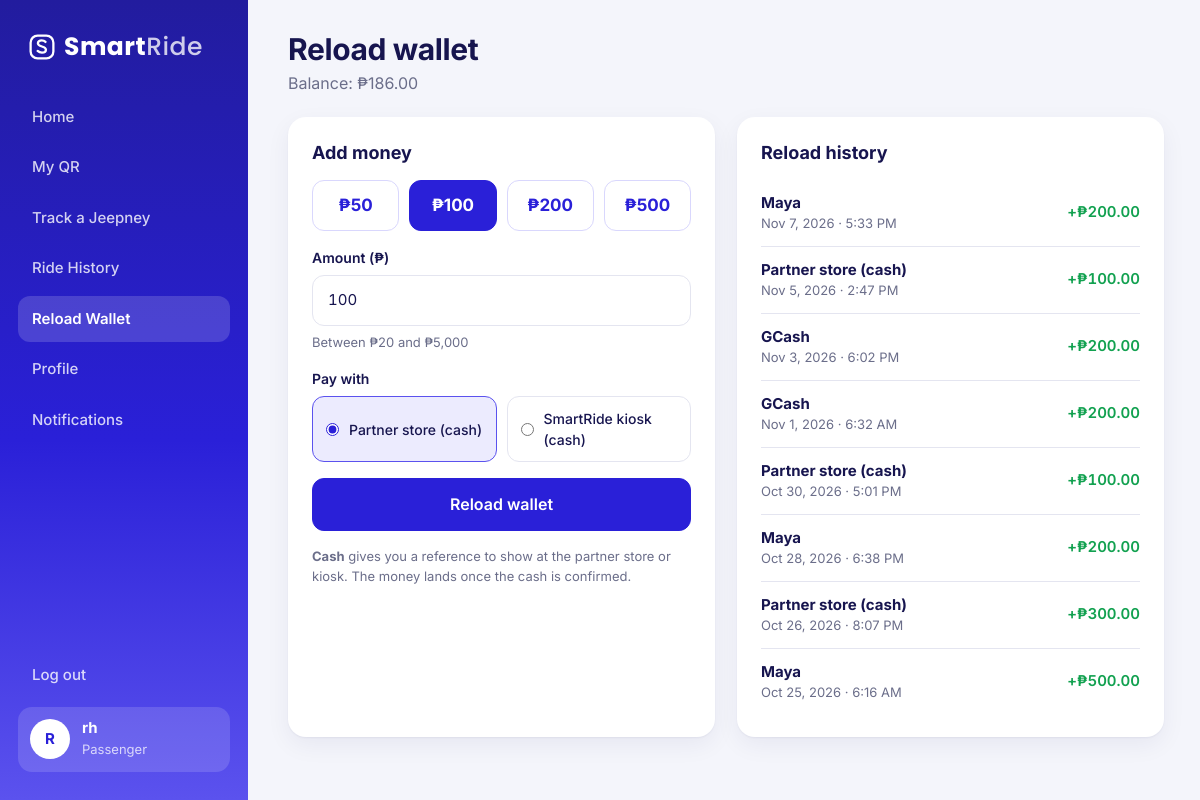
The page /controllers/passenger_reload.php (signed in) on the database its author committed.
### tables this page shows
CREATE TABLE reloads (
  reload_id    INT UNSIGNED NOT NULL AUTO_INCREMENT,
  wallet_id    INT UNSIGNED NOT NULL,
  amount       DECIMAL(10,2) NOT NULL,
  method       ENUM('gcash','maya','store','kiosk','qrph') NOT NULL,
  reloaded_at  DATETIME NOT NULL,
  PRIMARY KEY (reload_id),
  KEY idx_reloads_wallet (wallet_id, reloaded_at),
  CONSTRAINT fk_reloads_wallet FOREIGN KEY (wallet_id) REFERENCES wallets (wallet_id)
);

### controllers/passenger_reload.php (called while the page is built, shortened)
<?php
require_once '../config/db_connect.php';
require_once '../includes/functions.php';
require_once '../models/wallet_model.php';
$user_id = (int) $_SESSION['user_id'];
$wallet = get_my_wallet($conn, $user_id);
$history = get_reloads($conn, $wallet['wallet_id'], 50);
include '../views/passenger/reload.php';

### config/config.php (called while the page is built, shortened)
<?php
function reload_methods()
{
    $methods = [];
    $methods['store'] = 'Partner store (cash)';
    $methods['kiosk'] = 'SmartRide kiosk (cash)';
    return $methods;
}
function reload_method_label($method)
{
    $labels = reload_methods();
    $labels['maya'] = 'Maya';
    $labels['gcash'] = 'GCash';
    return $labels[$method] ?? $method;
}

### models/wallet_model.php (called while the page is built, shortened)
<?php
function get_wallet_by_user($conn, $user_id)
{
    $stmt = $conn->prepare("SELECT * FROM wallets WHERE user_id = ?");
    $stmt->bind_param("i", $user_id);
    $stmt->execute();
    return $stmt->get_result()->fetch_assoc();
}
function get_my_wallet($conn, $user_id)
{
    $wallet = get_wallet_by_user($conn, $user_id);
    return $wallet;
}
function get_reloads($conn, $wallet_id, $limit = 50)
{
    $stmt = $conn->prepare("SELECT * FROM reloads WHERE wallet_id = ? ORDER BY reloaded_at DESC LIMIT ?");
    $stmt->bind_param("ii", $wallet_id, $limit);
    $stmt->execute();
    return $stmt->get_result()->fetch_all(MYSQLI_ASSOC);
}

### views/passenger/reload.php (the view, shortened to what this page needs)
<?php include '../views/partials/dashboard_top.php'; ?>
<div class="row cols-2">
    <div class="card">
        <h3>Add money</h3>
        <form method="post" action="passenger_reload.php" class="form-stack" id="reloadForm">
            <div class="amounts" role="radiogroup" aria-label="Amount">
                <?php foreach ([50, 100, 200, 500] as $amount): ?>
                    <label><input type="radio" name="preset" value="<?= $amount ?>" <?= $amount === 100 ? 'checked' : '' ?>><span>₱<?= $amount ?></span></label>
                <?php endforeach; ?>
            </div>
            <div class="field"><label for="amount">Amount (₱)</label>
                <input class="input num" id="amount" name="amount" type="number" inputmode="decimal" min="<?= RELOAD_MIN ?>" max="<?= RELOAD_MAX ?>" step="1" value="100" required>
                <span class="hint">Between <?= peso(RELOAD_MIN, 0) ?> and <?= peso(RELOAD_MAX, 0) ?></span></div>
            <div class="field"><label>Pay with</label>
                <div class="methods">
                    <?php $first = true; foreach (reload_methods() as $key => $label): ?>
                        <label><input type="radio" name="method" value="<?= e($key) ?>" <?= $first ? 'checked' : '' ?>><?= e($label) ?></label>
                    <?php $first = false; ?>
                    <?php endforeach; ?>
                </div></div>
            <button class="btn lg block" type="submit">Reload wallet</button>
            <p class="hint"><b>Cash</b> gives you a reference to show at the partner store or kiosk. The money lands once the cash is confirmed.</p>
        </form>
    </div>
    <div class="card">
        <h3>Reload history</h3>
        <?php foreach ($history as $h): ?>
            <div class="list-row">
                <div class="who"><b><?= e(reload_method_label($h['method'])) ?></b><span><?= e(fmt_date($h['reloaded_at'], 'M j, Y · g:i A')) ?></span></div>
                <span class="amt-plus num">+<?= peso($h['amount']) ?></span>
            </div>
        <?php endforeach; ?>
    </div>
</div>
<?php include '../views/partials/dashboard_bottom.php'; ?>

### assets/css/app.css (style rules this page uses)
:root { --brand: #2A20D8; --brand-deep: #221C9E; --brand-soft: #5B52EE; --ink: #17154F; --navy: #1E1B6E; --muted: #6B6E8A; --bg: #F4F5FB; --surface: #FFFFFF; --lav: #ECEBFE; --lav-2: #D9D7FD; --line: #E4E5F0; --green: #12A150; --green-bg: #E3F6EB; --red: #E0343F; --red-bg: #FDE7E8; --amber: #C77A00; --amber-bg: #FFF1D9; --gray: #9A9CB4; --gray-bg: #EEEFF5; --shadow: 0 1px 2px rgba(23, 21, 79, .05), 0 8px 24px rgba(23, 21, 79, .06); --radius: 18px; --grad: linear-gradient(180deg, #221C9E 0%, #2A20D8 55%, #5B52EE 100%); --font: "Inter", system-ui, -apple-system, "Segoe UI", Roboto, sans-serif; --font-logo: "Poppins", "Inter", system-ui, sans-serif; }
* { box-sizing: border-box; margin: 0; padding: 0; }
html { -webkit-text-size-adjust: 100%; }
body { font-family: var(--font); color: var(--ink); background: var(--bg); font-size: 15px; line-height: 1.5; }
button, input, select { font: inherit; color: inherit; }
.num { font-variant-numeric: tabular-nums; }
.btn { display: inline-flex; align-items: center; justify-content: center; gap: 8px; border: 1.5px solid var(--brand); background: var(--brand); color: #fff; border-radius: 12px; padding: 12px 20px; font-weight: 600; font-size: 15px; cursor: pointer; line-height: 1.2; white-space: nowrap; }
.btn.lg { padding: 16px 26px; font-size: 16px; }
.btn.block { width: 100%; }
.field { display: flex; flex-direction: column; gap: 7px; }
.field label { font-size: 14px; font-weight: 600; }
.input, select.input { width: 100%; background: var(--surface); border: 1.5px solid var(--line); border-radius: 12px; padding: 13px 15px; font-size: 15px; }
.hint { font-size: 13px; color: var(--muted); }
.form-stack { display: flex; flex-direction: column; gap: 16px; }
.card { background: var(--surface); border-radius: var(--radius); padding: 22px 24px; box-shadow: var(--shadow); min-width: 0; }
.card h3 { font-size: 18px; margin-bottom: 14px; }
.row { display: grid; gap: 22px; }
.cols-2 { grid-template-columns: repeat(2, minmax(0, 1fr)); }
.amt-plus { color: var(--green); font-weight: 600; }
.list-row { display: flex; justify-content: space-between; align-items: center; gap: 12px; padding: 12px 0; border-bottom: 1px solid var(--line); }
.list-row:last-child { border-bottom: none; }
.list-row .who { display: flex; flex-direction: column; min-width: 0; }
.list-row .who b { font-size: 15px; }
.list-row .who span { font-size: 13px; color: var(--muted); }
.amounts { display: grid; grid-template-columns: repeat(4, minmax(0, 1fr)); gap: 10px; }
.amounts label { position: relative; }
.amounts span { display: block; text-align: center; border: 1.5px solid var(--lav-2); border-radius: 12px; padding: 12px 0; font-weight: 700; color: var(--brand); font-size: 17px; background: var(--surface); }
.amounts input:checked + span { background: var(--brand); border-color: var(--brand); color: #fff; }
.methods { display: grid; grid-template-columns: repeat(2, minmax(0, 1fr)); gap: 10px; }
.methods label { display: flex; align-items: center; gap: 10px; border: 1.5px solid var(--line); border-radius: 12px; padding: 11px 13px; cursor: pointer; font-weight: 500; }
.methods input { accent-color: var(--brand); }
.methods label:has(input:checked) { border-color: var(--brand-soft); background: var(--lav); }

### rows shown on the page
reloads: method "Maya", reloaded_at "Nov 7, 2026 · 5:33 PM", amount "₱200.00"
reloads: method "Partner store (cash)", reloaded_at "Nov 5, 2026 · 2:47 PM", amount "₱100.00"
reloads: method "GCash", reloaded_at "Nov 3, 2026 · 6:02 PM", amount "₱200.00"
reloads: method "GCash", reloaded_at "Nov 1, 2026 · 6:32 AM", amount "₱200.00"
reloads: method "Partner store (cash)", reloaded_at "Oct 30, 2026 · 5:01 PM", amount "₱100.00"
reloads: method "Maya", reloaded_at "Oct 28, 2026 · 6:38 PM", amount "₱200.00"
reloads: method "Partner store (cash)", reloaded_at "Oct 26, 2026 · 8:07 PM", amount "₱300.00"
reloads: method "Maya", reloaded_at "Oct 25, 2026 · 6:16 AM", amount "₱500.00"

### other values the page prints
$item[2] "Home"
$item[2] "My QR"
$item[2] "Track a Jeepney"
$item[2] "Ride History"
$item[2] "Reload Wallet"
$item[2] "Profile"
$item[2] "Notifications"
initials($my_name) "R"
$my_name "rh"
$role_labels[$my_role] "Passenger"
$heading "Reload wallet"
$sub "Balance: ₱186.00"
$amount "50"
$amount "100"
$amount "200"
